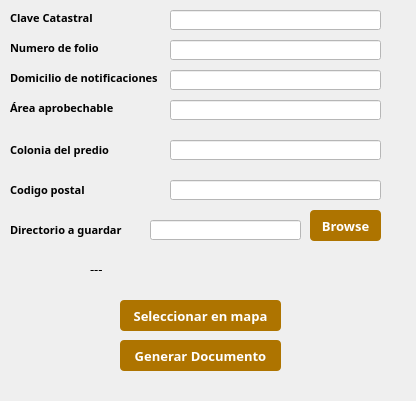
<?xml version="1.0" encoding="UTF-8"?>
<ui version="4.0">
 <class>gen_doc_calvecatDialogBase</class>
 <widget class="QDialog" name="gen_doc_calvecatDialogBase">
  <property name="geometry">
   <rect>
    <x>0</x>
    <y>0</y>
    <width>416</width>
    <height>401</height>
   </rect>
  </property>
  <property name="windowTitle">
   <string>Manifestacion de valor catastral</string>
  </property>
  <widget class="QLabel" name="lbEstatusCedula">
   <property name="geometry">
    <rect>
     <x>90</x>
     <y>260</y>
     <width>231</width>
     <height>16</height>
    </rect>
   </property>
   <property name="font">
    <font>
     <family>Century Gothic</family>
     <pointsize>10</pointsize>
    </font>
   </property>
   <property name="text">
    <string>&lt;html&gt;&lt;head/&gt;&lt;body&gt;&lt;p&gt;---&lt;/p&gt;&lt;/body&gt;&lt;/html&gt;</string>
   </property>
  </widget>
  <widget class="QLineEdit" name="fldAreaApro">
   <property name="enabled">
    <bool>true</bool>
   </property>
   <property name="geometry">
    <rect>
     <x>170</x>
     <y>100</y>
     <width>211</width>
     <height>20</height>
    </rect>
   </property>
   <property name="font">
    <font>
     <family>Century Gothic</family>
     <pointsize>10</pointsize>
    </font>
   </property>
   <property name="styleSheet">
    <string notr="true">background: rgb(255,255,255)</string>
   </property>
  </widget>
  <widget class="QLabel" name="label_4">
   <property name="geometry">
    <rect>
     <x>10</x>
     <y>40</y>
     <width>121</width>
     <height>16</height>
    </rect>
   </property>
   <property name="font">
    <font>
     <family>Century Gothic</family>
     <pointsize>8</pointsize>
     <weight>75</weight>
     <bold>true</bold>
    </font>
   </property>
   <property name="text">
    <string>Numero de folio</string>
   </property>
  </widget>
  <widget class="QLabel" name="label">
   <property name="geometry">
    <rect>
     <x>10</x>
     <y>10</y>
     <width>101</width>
     <height>16</height>
    </rect>
   </property>
   <property name="font">
    <font>
     <family>Century Gothic</family>
     <pointsize>8</pointsize>
     <weight>75</weight>
     <bold>true</bold>
    </font>
   </property>
   <property name="text">
    <string>Clave Catastral</string>
   </property>
  </widget>
  <widget class="QLabel" name="label_3">
   <property name="geometry">
    <rect>
     <x>10</x>
     <y>70</y>
     <width>151</width>
     <height>16</height>
    </rect>
   </property>
   <property name="font">
    <font>
     <family>Century Gothic</family>
     <pointsize>8</pointsize>
     <weight>75</weight>
     <bold>true</bold>
    </font>
   </property>
   <property name="text">
    <string>Domicilio de notificaciones</string>
   </property>
  </widget>
  <widget class="QLabel" name="label_2">
   <property name="geometry">
    <rect>
     <x>10</x>
     <y>140</y>
     <width>131</width>
     <height>20</height>
    </rect>
   </property>
   <property name="font">
    <font>
     <family>Century Gothic</family>
     <pointsize>8</pointsize>
     <weight>75</weight>
     <bold>true</bold>
    </font>
   </property>
   <property name="text">
    <string>Colonia del predio</string>
   </property>
  </widget>
  <widget class="QLineEdit" name="fldDomNoti">
   <property name="enabled">
    <bool>true</bool>
   </property>
   <property name="geometry">
    <rect>
     <x>170</x>
     <y>70</y>
     <width>211</width>
     <height>20</height>
    </rect>
   </property>
   <property name="font">
    <font>
     <family>Century Gothic</family>
     <pointsize>10</pointsize>
    </font>
   </property>
   <property name="styleSheet">
    <string notr="true">background: rgb(255,255,255)</string>
   </property>
  </widget>
  <widget class="QPushButton" name="btnSeleccionar">
   <property name="geometry">
    <rect>
     <x>120</x>
     <y>300</y>
     <width>161</width>
     <height>31</height>
    </rect>
   </property>
   <property name="font">
    <font>
     <family>Century Gothic</family>
     <pointsize>10</pointsize>
     <weight>75</weight>
     <bold>true</bold>
    </font>
   </property>
   <property name="styleSheet">
    <string notr="true">QPushButton{
background : rgb(174, 116, 0);
color : rgb(255, 255, 255);
border-radius : 4px;
}
QPushButton::hover{
background : rgb(104, 69, 13);
color : rgb(255, 255, 255);
border-radius : 4px;
}
QPushButton:disabled {
background: rgb(217, 217, 217)
}</string>
   </property>
   <property name="text">
    <string>Seleccionar en mapa</string>
   </property>
  </widget>
  <widget class="QLabel" name="label_5">
   <property name="geometry">
    <rect>
     <x>10</x>
     <y>100</y>
     <width>131</width>
     <height>16</height>
    </rect>
   </property>
   <property name="font">
    <font>
     <family>Century Gothic</family>
     <pointsize>8</pointsize>
     <weight>75</weight>
     <bold>true</bold>
    </font>
   </property>
   <property name="text">
    <string>Área aprobechable</string>
   </property>
  </widget>
  <widget class="QPushButton" name="btnGenerar">
   <property name="geometry">
    <rect>
     <x>120</x>
     <y>340</y>
     <width>161</width>
     <height>31</height>
    </rect>
   </property>
   <property name="font">
    <font>
     <family>Century Gothic</family>
     <pointsize>10</pointsize>
     <weight>75</weight>
     <bold>true</bold>
    </font>
   </property>
   <property name="styleSheet">
    <string notr="true">QPushButton{
background : rgb(174, 116, 0);
color : rgb(255, 255, 255);
border-radius : 4px;
}
QPushButton::hover{
background : rgb(104, 69, 13);
color : rgb(255, 255, 255);
border-radius : 4px;
}
QPushButton:disabled {
background: rgb(217, 217, 217)
}</string>
   </property>
   <property name="text">
    <string>Generar Documento</string>
   </property>
  </widget>
  <widget class="QLineEdit" name="fldCveCat">
   <property name="enabled">
    <bool>true</bool>
   </property>
   <property name="geometry">
    <rect>
     <x>170</x>
     <y>10</y>
     <width>211</width>
     <height>20</height>
    </rect>
   </property>
   <property name="font">
    <font>
     <family>Century Gothic</family>
     <pointsize>10</pointsize>
    </font>
   </property>
   <property name="styleSheet">
    <string notr="true">background: rgb(255,255,255)</string>
   </property>
  </widget>
  <widget class="QLineEdit" name="fldNomfolio">
   <property name="enabled">
    <bool>true</bool>
   </property>
   <property name="geometry">
    <rect>
     <x>170</x>
     <y>40</y>
     <width>211</width>
     <height>20</height>
    </rect>
   </property>
   <property name="font">
    <font>
     <family>Century Gothic</family>
     <pointsize>10</pointsize>
    </font>
   </property>
   <property name="styleSheet">
    <string notr="true">background: rgb(255,255,255)</string>
   </property>
  </widget>
  <widget class="QLineEdit" name="fldColPredio">
   <property name="enabled">
    <bool>true</bool>
   </property>
   <property name="geometry">
    <rect>
     <x>170</x>
     <y>140</y>
     <width>211</width>
     <height>20</height>
    </rect>
   </property>
   <property name="font">
    <font>
     <family>Century Gothic</family>
     <pointsize>10</pointsize>
    </font>
   </property>
   <property name="styleSheet">
    <string notr="true">background: rgb(255,255,255)</string>
   </property>
   <property name="dragEnabled">
    <bool>false</bool>
   </property>
  </widget>
  <widget class="QLineEdit" name="fldDirectorio">
   <property name="enabled">
    <bool>false</bool>
   </property>
   <property name="geometry">
    <rect>
     <x>150</x>
     <y>220</y>
     <width>151</width>
     <height>20</height>
    </rect>
   </property>
   <property name="font">
    <font>
     <family>Century Gothic</family>
     <pointsize>10</pointsize>
    </font>
   </property>
   <property name="styleSheet">
    <string notr="true">background: rgb(255,255,255)</string>
   </property>
  </widget>
  <widget class="QLabel" name="label_6">
   <property name="geometry">
    <rect>
     <x>10</x>
     <y>220</y>
     <width>131</width>
     <height>20</height>
    </rect>
   </property>
   <property name="font">
    <font>
     <family>Century Gothic</family>
     <pointsize>8</pointsize>
     <weight>75</weight>
     <bold>true</bold>
    </font>
   </property>
   <property name="text">
    <string>Directorio a guardar</string>
   </property>
  </widget>
  <widget class="QPushButton" name="btnBrowse">
   <property name="geometry">
    <rect>
     <x>310</x>
     <y>210</y>
     <width>71</width>
     <height>31</height>
    </rect>
   </property>
   <property name="font">
    <font>
     <family>Century Gothic</family>
     <pointsize>10</pointsize>
     <weight>75</weight>
     <bold>true</bold>
    </font>
   </property>
   <property name="styleSheet">
    <string notr="true">QPushButton{
background : rgb(174, 116, 0);
color : rgb(255, 255, 255);
border-radius : 4px;
}
QPushButton::hover{
background : rgb(104, 69, 13);
color : rgb(255, 255, 255);
border-radius : 4px;
}
QPushButton:disabled {
background: rgb(217, 217, 217)
}</string>
   </property>
   <property name="text">
    <string>Browse</string>
   </property>
  </widget>
  <widget class="QLineEdit" name="fldCodPostal">
   <property name="enabled">
    <bool>true</bool>
   </property>
   <property name="geometry">
    <rect>
     <x>170</x>
     <y>180</y>
     <width>211</width>
     <height>20</height>
    </rect>
   </property>
   <property name="font">
    <font>
     <family>Century Gothic</family>
     <pointsize>10</pointsize>
    </font>
   </property>
   <property name="styleSheet">
    <string notr="true">background: rgb(255,255,255)</string>
   </property>
   <property name="dragEnabled">
    <bool>false</bool>
   </property>
  </widget>
  <widget class="QLabel" name="label_7">
   <property name="geometry">
    <rect>
     <x>10</x>
     <y>180</y>
     <width>131</width>
     <height>20</height>
    </rect>
   </property>
   <property name="font">
    <font>
     <family>Century Gothic</family>
     <pointsize>8</pointsize>
     <weight>75</weight>
     <bold>true</bold>
    </font>
   </property>
   <property name="text">
    <string>Codigo postal</string>
   </property>
  </widget>
 </widget>
 <resources/>
 <connections/>
</ui>
